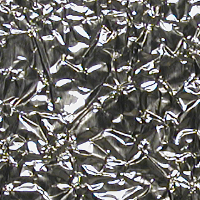
#> input picture TIPS2-a/aluminium_foil/15a-scale_10_im_1_col.png, 200 x 200 px; its folder holds only this picture in this run
$ python extraction.py
#> lines starting #> are read from the running program, lines starting #| are printed output that depends on the picture
### descriptors.py
from BiT import bio_taxo

def bitdesc(data):
    all_statistics = bio_taxo(data)
    return all_statistics

### extraction.py
import numpy as np
from os import listdir
from paths import kth_dir, kth_path
from descriptors import bitdesc
import cv2

def main():
    listOflists = list()
    print('Extracting features ....')
    counter = 0
    for kth_class in kth_dir:
        print(f'Current folder: {kth_class}')
        for filename in listdir(kth_path + kth_class + "/"):
            counter += 1
            img_name = f'{kth_path}{kth_class}/{filename}'
            img = cv2.imread(img_name, 0)
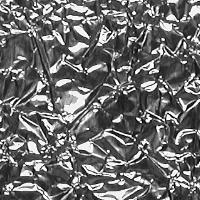
#> img: shape (200, 200); min 1, max 255, mean 108.6
            features = bitdesc(img) + [kth_class] + [img_name]
            print(f' Image count:{counter}')
            listOflists.append(features)
    final_array = np.array(listOflists)
    np.save('signatures.npy', final_array)
    print('Extraction conclued successufuly')

if __name__ == "__main__":
    main()
#> (the call stopped at in bitdesc, `all_statistics = bio_taxo(data)`: BiT is not available in this run)

$ run again, on TIPS2-a/brown_bread/48a-scale_10_im_10_col.png
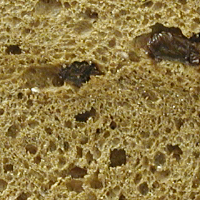
#> input picture TIPS2-a/brown_bread/48a-scale_10_im_10_col.png, 200 x 200 px
#> in main, `img = cv2.imread(img_name, 0)`:
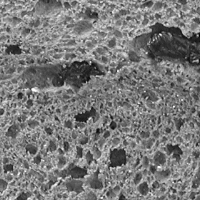
#> img: shape (200, 200); min 1, max 255, mean 121.9

$ run again, on TIPS2-a/aluminium_foil/15a-scale_10_im_2_col.png
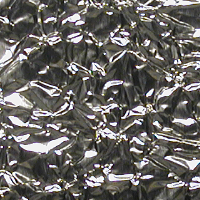
#> input picture TIPS2-a/aluminium_foil/15a-scale_10_im_2_col.png, 200 x 200 px
#> in main, `img = cv2.imread(img_name, 0)`:
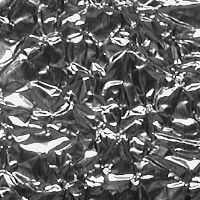
#> img: shape (200, 200); min 1, max 255, mean 101.9
